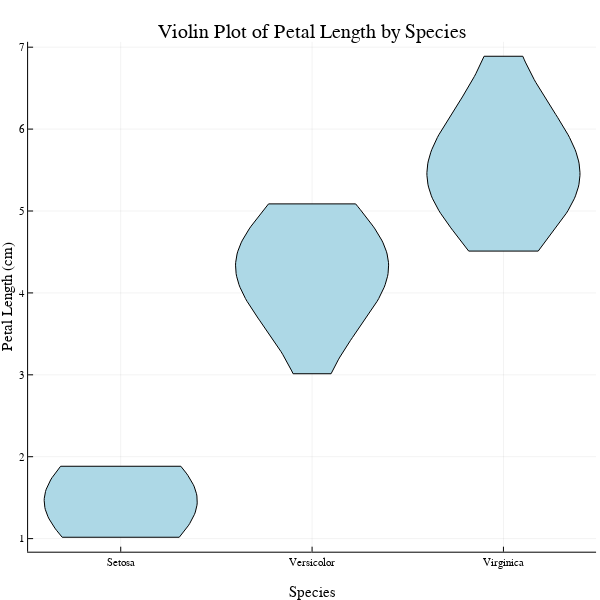

Notebook source saved alongside this figure:
### Code cell
# violin plot of petal_length for each species
plot()
violin(df_temp.species, df_temp.petal_length,
    title="Violin Plot of Petal Length by Species",
    xlabel="Species",
    ylabel="Petal Length (cm)",
    legend=false,
    color=:lightblue,
    size=(600, 600))
# Save the plot to a file
# savefig("iris_petal_length_violin_plot.png")

### Figure 1 — Plotly figure (JSON) as saved in the notebook; plotly's stock layout.template omitted (floating-point values rounded to 4 significant figures; data arrays with more than 128 entries replaced by an {"elided": "..."} marker saying what was removed)
{"data": [{"fill": "tozeroy", "fillcolor": "rgba(173, 216, 230, 1.000)", "legendgroup": "y1", "line": {"color": "rgba(0, 0, 0, 1.000)", "dash": "solid", "width": 1}, "mode": "lines", "name": "y1", "showlegend": true, "type": "scatter", "x": [0.8059, 0.816, 0.8258, 0.8352, 0.8442, 0.8526, 0.8605, 0.8678, 0.8744, 0.8803, 0.8855, 0.8899, 0.8936, 0.8964, 0.8985, 0.8997, 0.9, 0.8995, 0.8981, 0.896, 0.8929, 0.8891, 0.8845, 0.8792, 0.8731, 0.8664, 0.859, 0.851, 0.8425, 0.8335, 0.824, 0.8142, 0.1858, 0.176, 0.1665, 0.1575, 0.149, 0.141, 0.1336, 0.1269, 0.1208, 0.1155, 0.1109, 0.1071, 0.104, 0.1019, 0.1005, 0.1, 0.1003, 0.1015, 0.1036, 0.1064, 0.1101, 0.1145, 0.1197, 0.1256, 0.1322, 0.1395, 0.1474, 0.1558, 0.1648, 0.1742, 0.184, 0.1941, 0.8059], "xaxis": "x1", "y": [1.016, 1.044, 1.072, 1.1, 1.128, 1.156, 1.184, 1.212, 1.24, 1.268, 1.296, 1.324, 1.352, 1.38, 1.408, 1.436, 1.464, 1.492, 1.52, 1.548, 1.576, 1.604, 1.632, 1.66, 1.688, 1.716, 1.744, 1.772, 1.8, 1.828, 1.856, 1.884, 1.884, 1.856, 1.828, 1.8, 1.772, 1.744, 1.716, 1.688, 1.66, 1.632, 1.604, 1.576, 1.548, 1.52, 1.492, 1.464, 1.436, 1.408, 1.38, 1.352, 1.324, 1.296, 1.268, 1.24, 1.212, 1.184, 1.156, 1.128, 1.1, 1.072, 1.044, 1.016, 1.016], "yaxis": "y1"}, {"fill": "tozeroy", "fillcolor": "rgba(173, 216, 230, 1.000)", "legendgroup": "y1", "line": {"color": "rgba(0, 0, 0, 1.000)", "dash": "solid", "width": 1}, "mode": "lines", "name": "y1", "showlegend": false, "type": "scatter", "x": [1.599, 1.606, 1.613, 1.621, 1.629, 1.637, 1.645, 1.654, 1.663, 1.672, 1.682, 1.691, 1.701, 1.711, 1.721, 1.731, 1.742, 1.752, 1.762, 1.773, 1.783, 1.793, 1.803, 1.812, 1.822, 1.831, 1.84, 1.848, 1.856, 1.863, 1.87, 1.876, 1.882, 1.887, 1.891, 1.894, 1.897, 1.899, 1.9, 1.9, 1.899, 1.898, 1.895, 1.892, 1.888, 1.883, 1.877, 1.871, 1.864, 1.856, 1.847, 1.838, 1.829, 1.819, 1.808, 1.797, 1.786, 1.775, 1.763, 1.751, 1.739, 1.728, 1.272, 1.261, 1.249, 1.237, 1.225, 1.214, 1.203, 1.192, 1.181, 1.171, 1.162, 1.153, 1.144, 1.136, 1.129, 1.123, 1.117, 1.112, 1.108, 1.105, 1.102, 1.101, 1.1, 1.1, 1.101, 1.103, 1.106, 1.109, 1.113, 1.118, 1.124, 1.13, 1.137, 1.144, 1.152, 1.16, 1.169, 1.178, 1.188, 1.197, 1.207, 1.217, 1.227, 1.238, 1.248, 1.258, 1.269, 1.279, 1.289, 1.299, 1.309, 1.318, 1.328, 1.337, 1.346, 1.355, 1.363, 1.371, 1.379, 1.387, 1.394, 1.401, 1.599], "xaxis": "x1", "y": [3.013, 3.047, 3.081, 3.115, 3.149, 3.183, 3.217, 3.251, 3.285, 3.319, 3.353, 3.387, 3.421, 3.455, 3.489, 3.523, 3.557, 3.591, 3.625, 3.659, 3.693, 3.727, 3.761, 3.795, 3.829, 3.863, 3.897, 3.931, 3.965, 3.999, 4.033, 4.067, 4.101, 4.135, 4.169, 4.203, 4.237, 4.271, 4.305, 4.339, 4.373, 4.407, 4.441, 4.475, 4.509, 4.543, 4.577, 4.611, 4.645, 4.679, 4.713, 4.747, 4.781, 4.815, 4.849, 4.883, 4.917, 4.951, 4.985, 5.019, 5.053, 5.087, 5.087, 5.053, 5.019, 4.985, 4.951, 4.917, 4.883, 4.849, 4.815, 4.781, 4.747, 4.713, 4.679, 4.645, 4.611, 4.577, 4.543, 4.509, 4.475, 4.441, 4.407, 4.373, 4.339, 4.305, 4.271, 4.237, 4.203, 4.169, 4.135, 4.101, 4.067, 4.033, 3.999, 3.965, 3.931, 3.897, 3.863, 3.829, 3.795, 3.761, 3.727, 3.693, 3.659, 3.625, 3.591, 3.557, 3.523, 3.489, 3.455, 3.421, 3.387, 3.353, 3.319, 3.285, 3.251, 3.217, 3.183, 3.149, 3.115, 3.081, 3.047, 3.013, 3.013], "yaxis": "y1"}, {"fill": "tozeroy", "fillcolor": "rgba(173, 216, 230, 1.000)", "legendgroup": "y1", "line": {"color": "rgba(0, 0, 0, 1.000)", "dash": "solid", "width": 1}, "mode": "lines", "name": "y1", "showlegend": false, "type": "scatter", "x": {"elided": "137 float values"}, "xaxis": "x1", "y": {"elided": "137 float values"}, "yaxis": "y1"}], "layout": {"annotations": [{"font": {"color": "rgba(0, 0, 0, 1.000)", "family": "sans-serif", "size": 20}, "rotation": 0, "showarrow": false, "text": "Violin Plot of Petal Length by Species", "x": 0.5201, "xanchor": "center", "xref": "paper", "y": 1, "yanchor": "top", "yref": "paper"}], "height": 600, "margin": {"b": 20, "l": 0, "r": 0, "t": 20}, "paper_bgcolor": "rgba(255, 255, 255, 1.000)", "plot_bgcolor": "rgba(255, 255, 255, 1.000)", "showlegend": false, "width": 600, "xaxis": {"anchor": "y", "domain": [0.04684, 0.9934], "gridcolor": "rgba(0, 0, 0, 0.100)", "gridwidth": 0.5, "linecolor": "rgba(0, 0, 0, 1.000)", "mirror": false, "range": [0.016, 2.984], "showgrid": true, "showline": true, "showticklabels": true, "tickangle": 0, "tickcolor": "rgb(0, 0, 0)", "tickfont": {"color": "rgba(0, 0, 0, 1.000)", "family": "sans-serif", "size": 11}, "tickmode": "array", "ticks": "inside", "ticktext": ["Setosa", "Versicolor", "Virginica"], "tickvals": [0.5, 1.5, 2.5], "title": "Species", "titlefont": {"color": "rgba(0, 0, 0, 1.000)", "family": "sans-serif", "size": 15}, "type": "-", "visible": true, "zeroline": false, "zerolinecolor": "rgba(0, 0, 0, 1.000)"}, "yaxis": {"anchor": "x", "domain": [0.05054, 0.961], "gridcolor": "rgba(0, 0, 0, 0.100)", "gridwidth": 0.5, "linecolor": "rgba(0, 0, 0, 1.000)", "mirror": false, "range": [0.8403, 7.066], "showgrid": true, "showline": true, "showticklabels": true, "tickangle": 0, "tickcolor": "rgb(0, 0, 0)", "tickfont": {"color": "rgba(0, 0, 0, 1.000)", "family": "sans-serif", "size": 11}, "tickmode": "array", "ticks": "inside", "ticktext": ["1", "2", "3", "4", "5", "6", "7"], "tickvals": [1, 2, 3, 4, 5, 6, 7], "title": "Petal Length (cm)", "titlefont": {"color": "rgba(0, 0, 0, 1.000)", "family": "sans-serif", "size": 15}, "type": "-", "visible": true, "zeroline": false, "zerolinecolor": "rgba(0, 0, 0, 1.000)"}}}
